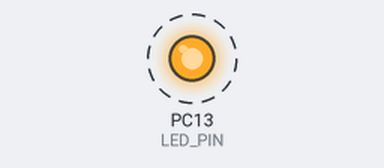
Recording of a program running on a simulated STM32 Black Pill. Parts: output pins drawn as LEDs (lit = HIGH). Dashed ring = blinking. What the program prints to the serial monitor is not drawn.

Above: at 0.2 s.
Timing chart, 0 to 3.0 s (numbered marks = the images above):
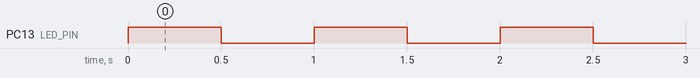

Measured:
- by itself, PC13 (LED_PIN): alternates HIGH for 0.50 s and LOW for 0.50 s

The program:

main.cpp
```cpp
#include <Arduino.h>

#define LED_PIN PC13

void setup() {
    pinMode(LED_PIN, OUTPUT);
    Serial.begin(115200);
    Serial.println("UART ready!\r\n");
}

void loop() {
    digitalWrite(LED_PIN, HIGH);
    delay(500);
    digitalWrite(LED_PIN, LOW);
    delay(500);
    Serial.println("LED blinked!");
}
```
